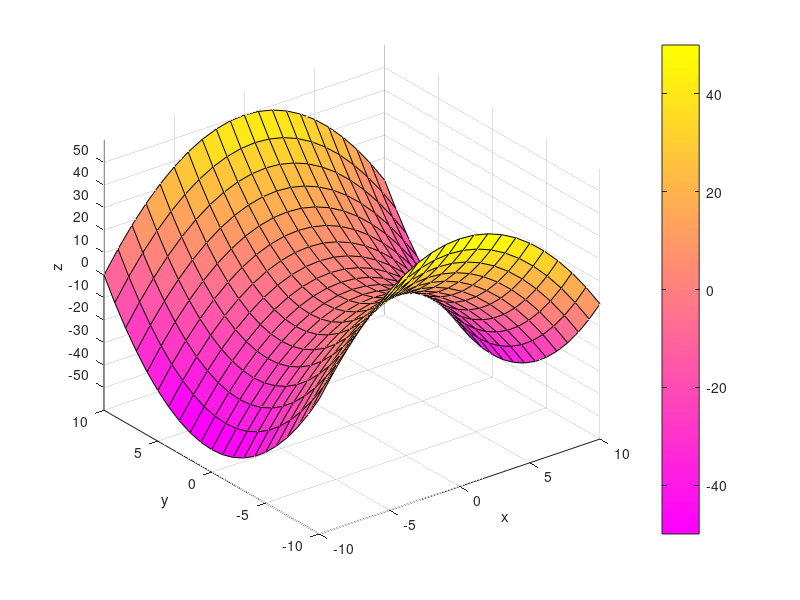
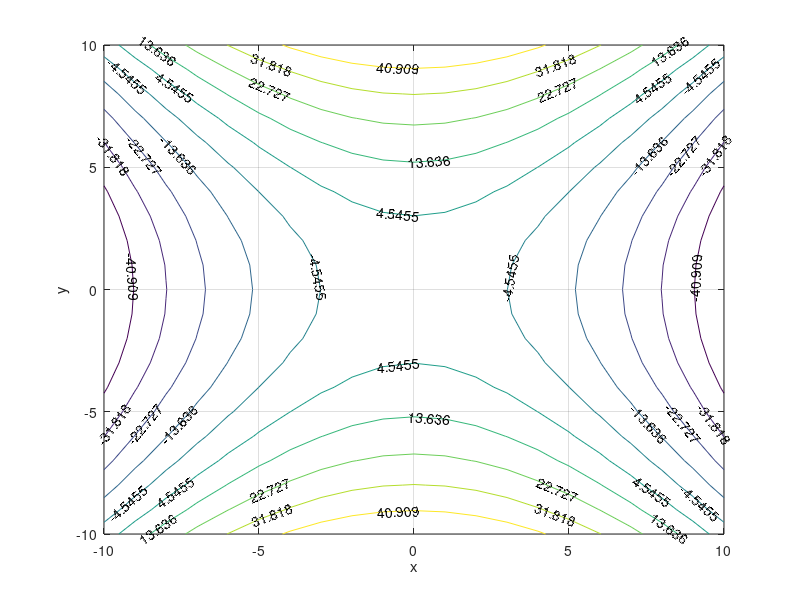

Here is the MATLAB script that generated these plots, in order:
[x,y] = meshgrid(-10:1:10, -10:1:10);
F = (-1/2)*(x.^2) + (1/2)*(y.^2);
xticks(-10:2:10);
yticks(-10:2:10);

figure(1);
surf(x,y,F);
colorbar;
colormap(spring);
zticks(-50:10:50);
xlabel('x');
ylabel('y');
zlabel('z');

figure(2);
contour(x,y,F,'ShowText','on');
grid on;
xlabel('x');
ylabel('y');